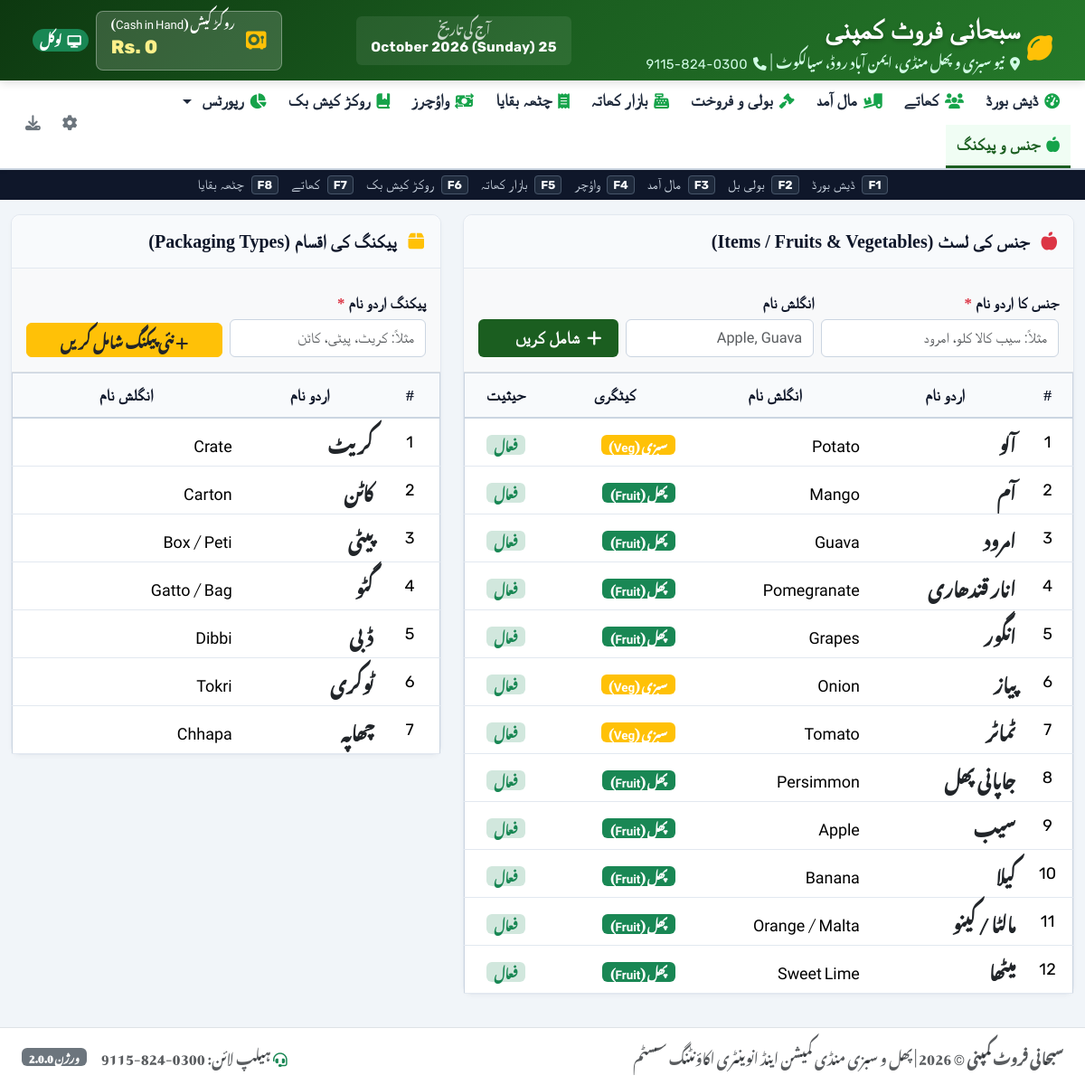
The page /items.php on the database its author committed.
### tables this page shows
CREATE TABLE `settings` (
  `id` int(11) NOT NULL AUTO_INCREMENT,
  `shop_name` varchar(255) NOT NULL DEFAULT 'سبحانی فروٹ کمپنی',
  `shop_subheading` varchar(255) NOT NULL DEFAULT 'فروٹ کمیشن ایجنٹ',
  `mandi_name` varchar(255) NOT NULL DEFAULT 'نیو سبزی و پھل منڈی',
  `city` varchar(100) NOT NULL DEFAULT 'سیالکوٹ',
  `address` text DEFAULT NULL,
  `phone` varchar(100) NOT NULL DEFAULT '0300-824-9115',
  `phone2` varchar(100) DEFAULT NULL,
  `default_commission_rate` decimal(5,2) NOT NULL DEFAULT 6.00,
  `default_mazdoori_per_nag` decimal(10,2) NOT NULL DEFAULT 10.00,
  `default_market_fee_percent` decimal(5,2) NOT NULL DEFAULT 1.00,
  `default_munshiana_per_bill` decimal(10,2) NOT NULL DEFAULT 20.00,
  `whatsapp_country_code` varchar(10) NOT NULL DEFAULT '92',
  `created_at` timestamp NOT NULL DEFAULT current_timestamp(),
  `updated_at` timestamp NOT NULL DEFAULT current_timestamp() ON UPDATE current_timestamp(),
  PRIMARY KEY (`id`)
);

CREATE TABLE `items` (
  `id` int(11) NOT NULL AUTO_INCREMENT,
  `code` varchar(50) DEFAULT NULL,
  `name` varchar(150) NOT NULL,
  `urdu_name` varchar(150) NOT NULL,
  `category` varchar(50) DEFAULT 'Fruit',
  `default_packing_id` int(11) DEFAULT NULL,
  `status` enum('active','inactive') DEFAULT 'active',
  `created_at` timestamp NOT NULL DEFAULT current_timestamp(),
  PRIMARY KEY (`id`)
);

CREATE TABLE `packings` (
  `id` int(11) NOT NULL AUTO_INCREMENT,
  `name` varchar(100) NOT NULL,
  `urdu_name` varchar(100) NOT NULL,
  `default_weight_kg` decimal(8,2) DEFAULT 0.00,
  `created_at` timestamp NOT NULL DEFAULT current_timestamp(),
  PRIMARY KEY (`id`)
);

### functions.php (called while the page is built, shortened)
<?php
require_once __DIR__ . '/db.php';
function format_rs($amount, $show_decimals = false) {
    $num = (float)$amount;
    return number_format($num, 0);
}
function get_settings() {
    global $pdo;
    static $settings = null;
    if ($settings === null) {
        $stmt = $pdo->query("SELECT * FROM `settings` LIMIT 1");
        $settings = $stmt->fetch();
    }
    return $settings;
}
function get_cash_in_hand($date = null) {
    global $pdo;
    $v_date_sql = $date ? " AND voucher_date <= " . $pdo->quote($date) : "";
    $s_date_sql = $date ? " AND sale_date <= " . $pdo->quote($date) : "";
    $a_date_sql = $date ? " AND amad_date <= " . $pdo->quote($date) : "";
    $w_date_sql = $date ? " AND date <= " . $pdo->quote($date) : "";
    $r_stmt = $pdo->query("SELECT COALESCE(SUM(amount), 0) FROM `vouchers` WHERE type = 'receipt' AND payment_method = 'cash' $v_date_sql");
    $receipts = (float)$r_stmt->fetchColumn();
    $cs_stmt = $pdo->query("SELECT COALESCE(SUM(net_amount), 0) FROM `sales_bills` WHERE is_paid = 1 $s_date_sql");
    $cash_sales = (float)$cs_stmt->fetchColumn();
    $bw_stmt = $pdo->query("SELECT COALESCE(SUM(morning_amount + evening_amount), 0) FROM `bazar_wasooli` WHERE 1=1 $w_date_sql");
    $bazar_wasooli = (float)$bw_stmt->fetchColumn();
    $total_in = $receipts + $cash_sales + $bazar_wasooli;
    $p_stmt = $pdo->query("SELECT COALESCE(SUM(amount), 0) FROM `vouchers` WHERE type = 'payment' AND payment_method = 'cash' $v_date_sql");
    $payments = (float)$p_stmt->fetchColumn();
    $e_stmt = $pdo->query("SELECT COALESCE(SUM(amount), 0) FROM `vouchers` WHERE type = 'daily_expense' AND payment_method = 'cash' $v_date_sql");
    $expenses = (float)$e_stmt->fetchColumn();
    $f_stmt = $pdo->query("SELECT COALESCE(SUM(freight_paid_by_agent + local_cartage), 0) FROM `maal_amad` WHERE 1=1 $a_date_sql");
    $freight_paid = (float)$f_stmt->fetchColumn();
    $total_out = $payments + $expenses + $freight_paid;
    return [
        'total_in' => $total_in,
        'total_out' => $total_out,
        'cash_in_hand' => $total_in - $total_out
    ];
}

### items.php (the view, shortened to what this page needs)
<?php
require_once __DIR__ . '/functions.php';
require_once __DIR__ . '/includes/header.php';
$items = $pdo->query("SELECT * FROM `items` ORDER BY `urdu_name` ASC")->fetchAll();
$packings = $pdo->query("SELECT * FROM `packings` ORDER BY `id` ASC")->fetchAll();
?>
<div class="row g-4">
    <div class="col-12 col-lg-7">
        <div class="card-custom">
            <div class="card-custom-header">
                <span><i class="fa-solid fa-apple-whole text-danger me-2"></i> جنس کی لسٹ (Items / Fruits & Vegetables)</span>
            </div>
            <div class="p-3 bg-light border-bottom">
                <form method="POST" action="items.php" class="row g-2 align-items-end">
                    <div class="col-5">
                        <label class="form-label small fw-bold">جنس کا اردو نام <span class="text-danger">*</span></label>
                        <input type="text" name="urdu_name" class="form-control urdu-font" placeholder="مثلاً: سیب کالا کلو، امرود" required>
                    </div>
                    <div class="col-4">
                        <label class="form-label small fw-bold">انگلش نام</label>
                        <input type="text" name="name" class="form-control" placeholder="Apple, Guava">
                    </div>
                    <div class="col-3">
                        <button type="submit" class="btn btn-mandi-primary w-100">
                            <i class="fa-solid fa-plus"></i> شامل کریں
                        </button>
                    </div>
                </form>
            </div>
            <div class="table-responsive">
                <table class="table table-mandi table-hover align-middle">
                    <thead>
                        <tr>
                            <th>#</th>
                            <th>اردو نام</th>
                            <th>انگلش نام</th>
                            <th>کیٹگری</th>
                            <th>حیثیت</th>
                        </tr>
                    </thead>
                    <tbody>
                        <?php foreach ($items as $idx => $item): ?>
                            <tr>
                                <td class="text-center rubik-font"><?= $idx + 1 ?></td>
                                <td class="urdu-font fw-bold fs-5 text-dark"><?= htmlspecialchars($item['urdu_name']) ?></td>
                                <td><?= htmlspecialchars($item['name'] ?: '-') ?></td>
                                <td>
                                    <span class="badge bg-<?= $item['category'] === 'Fruit' ? 'success' : 'warning' ?>">
                                        <?= $item['category'] === 'Fruit' ? 'پھل (Fruit)' : 'سبزی (Veg)' ?>
                                    </span>
                                </td>
                                <td class="text-center">
                                    <span class="badge bg-success-subtle text-success">فعال</span>
                                </td>
                            </tr>
                        <?php endforeach; ?>
                    </tbody>
                </table>
            </div>
        </div>
    </div>
    <div class="col-12 col-lg-5">
        <div class="card-custom">
            <div class="card-custom-header">
                <span><i class="fa-solid fa-box text-warning me-2"></i> پیکنگ کی اقسام (Packaging Types)</span>
            </div>
            <div class="p-3 bg-light border-bottom">
                <form method="POST" action="items.php" class="row g-2 align-items-end">
                    <div class="col-6">
                        <label class="form-label small fw-bold">پیکنگ اردو نام <span class="text-danger">*</span></label>
                        <input type="text" name="urdu_name" class="form-control urdu-font" placeholder="مثلاً: کریٹ، پیٹی، کاٹن" required>
                    </div>
                    <div class="col-6">
                        <button type="submit" class="btn btn-warning text-dark fw-bold w-100">
                            <i class="fa-solid fa-plus"></i> نئی پیکنگ شامل کریں
                        </button>
                    </div>
                </form>
            </div>
            <div class="table-responsive">
                <table class="table table-mandi table-hover align-middle">
                    <thead>
                        <tr>
                            <th>#</th>
                            <th>اردو نام</th>
                            <th>انگلش نام</th>
                        </tr>
                    </thead>
                    <tbody>
                        <?php foreach ($packings as $pk): ?>
                            <tr>
                                <td class="text-center rubik-font"><?= $pk['id'] ?></td>
                                <td class="urdu-font fw-bold fs-5 text-dark"><?= htmlspecialchars($pk['urdu_name']) ?></td>
                                <td><?= htmlspecialchars($pk['name'] ?: '-') ?></td>
                            </tr>
                        <?php endforeach; ?>
                    </tbody>
                </table>
            </div>
        </div>
    </div>
</div>
<?php require_once __DIR__ . '/includes/footer.php'; ?>

### includes/header.php (shortened to what this page needs)
<?php
require_once __DIR__ . '/../functions.php';
$settings = get_settings();
$cash_stats = get_cash_in_hand();
$current_page = basename($_SERVER['PHP_SELF']);
?>
<!DOCTYPE html>
<html lang="ur" dir="rtl">
<head>
    <link rel="stylesheet" href="https://cdn.jsdelivr.net/npm/bootstrap@5.3.2/dist/css/bootstrap.rtl.min.css">
    <link rel="stylesheet" href="https://cdnjs.cloudflare.com/ajax/libs/font-awesome/6.5.1/css/all.min.css">
</head>
<body>
<header class="top-navbar no-print">
    <div class="container-fluid d-flex flex-wrap align-items-center justify-content-between gap-2">
        <div class="d-flex align-items-center gap-2">
            <span class="fs-2 text-warning"><i class="fa-solid fa-lemon"></i></span>
            <div>
                <h1 class="shop-title"><?= htmlspecialchars($settings['shop_name']) ?></h1>
                <div class="shop-subtitle">
                    <i class="fa-solid fa-location-dot me-1"></i> <?= htmlspecialchars($settings['mandi_name']) ?>، <?= htmlspecialchars($settings['city']) ?> &nbsp;|&nbsp;
                    <i class="fa-solid fa-phone me-1"></i> <span class="rubik-digits"><?= htmlspecialchars($settings['phone']) ?></span>
                </div>
            </div>
        </div>
        <div class="text-white text-center d-none d-md-block px-3 py-1 rounded" style="background: rgba(255,255,255,0.08);">
            <div class="small opacity-75" style="font-size: 0.85rem; line-height: 1.2;">آج کی تاریخ</div>
            <div class="fw-bold rubik-digits" style="font-size: 0.95rem;"><?= date('d F Y') ?> (<?= date('l') ?>)</div>
        </div>
        <div class="d-flex align-items-center gap-2">
            <div class="cash-badge">
                <i class="fa-solid fa-vault fs-5 text-warning"></i>
                <div class="text-end">
                    <div style="font-size: 0.82rem; line-height: 1.1;">روکڑ کیش (Cash in Hand)</div>
                    <span class="amount">Rs. <?= format_rs($cash_stats['cash_in_hand']) ?></span>
                </div>
            </div>
            <span class="badge bg-<?= ENV_MODE === 'local' ? 'success' : 'info' ?> p-1 px-2 rounded-pill d-none d-lg-inline-block" style="font-size: 0.85rem;">
                <i class="fa-solid fa-<?= ENV_MODE === 'local' ? 'desktop' : 'cloud' ?> me-1"></i>
                <?= ENV_MODE === 'local' ? 'لوکل' : 'کلاؤڈ' ?>
            </span>
        </div>
    </div>
</header>
<nav class="main-menu-nav no-print">
    <div class="container-fluid d-flex align-items-center justify-content-between p-0">
        <div class="nav-scroll-container">
            <a href="<?= BASE_URL ?>index.php" class="nav-item-btn <?= $current_page == 'index.php' ? 'active' : '' ?>">
                <i class="fa-solid fa-gauge-high"></i> ڈیش بورڈ
            </a>
            <a href="<?= BASE_URL ?>parties.php" class="nav-item-btn <?= $current_page == 'parties.php' ? 'active' : '' ?>">
                <i class="fa-solid fa-users"></i> کھاتے
            </a>
            <a href="<?= BASE_URL ?>maal_amad.php" class="nav-item-btn <?= $current_page == 'maal_amad.php' ? 'active' : '' ?>">
                <i class="fa-solid fa-truck-ramp-box"></i> مال آمد
            </a>
            <a href="<?= BASE_URL ?>boli_sales.php" class="nav-item-btn <?= $current_page == 'boli_sales.php' ? 'active' : '' ?>">
                <i class="fa-solid fa-gavel"></i> بولی و فروخت
            </a>
            <a href="<?= BASE_URL ?>bazar_khata.php" class="nav-item-btn <?= $current_page == 'bazar_khata.php' ? 'active' : '' ?>">
                <i class="fa-solid fa-cash-register"></i> بازار کھاتہ
            </a>
            <a href="<?= BASE_URL ?>chittha.php" class="nav-item-btn <?= $current_page == 'chittha.php' ? 'active' : '' ?>">
                <i class="fa-solid fa-receipt"></i> چٹھہ بقایا
            </a>
            <a href="<?= BASE_URL ?>vouchers.php" class="nav-item-btn <?= $current_page == 'vouchers.php' ? 'active' : '' ?>">
                <i class="fa-solid fa-money-bill-transfer"></i> واؤچرز
            </a>
            <a href="<?= BASE_URL ?>rokad.php" class="nav-item-btn <?= $current_page == 'rokad.php' ? 'active' : '' ?>">
                <i class="fa-solid fa-book-bookmark"></i> روکڑ کیش بک
            </a>
            <div class="dropdown">
                <a class="nav-item-btn dropdown-toggle <?= in_array($current_page, ['zamindar_bill.php', 'ledgers.php', 'stock_report.php', 'daily_summary.php']) ? 'active' : '' ?>" href="#" role="button" data-bs-toggle="dropdown" data-bs-display="static" aria-expanded="false">
                    <i class="fa-solid fa-chart-pie"></i> رپورٹس
                </a>
            </div>
            <a href="<?= BASE_URL ?>items.php" class="nav-item-btn <?= $current_page == 'items.php' ? 'active' : '' ?>">
                <i class="fa-solid fa-apple-whole"></i> جنس و پیکنگ
            </a>
        </div>
        <div class="d-flex align-items-center">
            <a href="<?= BASE_URL ?>settings.php" class="nav-item-btn text-secondary <?= $current_page == 'settings.php' ? 'active' : '' ?>" title="سیٹنگز">
                <i class="fa-solid fa-gear text-secondary"></i>
            </a>
            <a href="<?= BASE_URL ?>backup.php" class="nav-item-btn text-secondary <?= $current_page == 'backup.php' ? 'active' : '' ?>" title="بیک اپ">
                <i class="fa-solid fa-download text-secondary"></i>
            </a>
        </div>
    </div>
</nav>
<div class="hotkeys-bar no-print">
    <div class="hotkey-item"><kbd>F1</kbd> ڈیش بورڈ</div>
    <div class="hotkey-item"><kbd>F2</kbd> بولی بل</div>
    <div class="hotkey-item"><kbd>F3</kbd> مال آمد</div>
    <div class="hotkey-item"><kbd>F4</kbd> واؤچر</div>
    <div class="hotkey-item"><kbd>F5</kbd> بازار کھاتہ</div>
    <div class="hotkey-item"><kbd>F6</kbd> روکڑ کیش بک</div>
    <div class="hotkey-item"><kbd>F7</kbd> کھاتے</div>
    <div class="hotkey-item"><kbd>F8</kbd> چٹھہ بقایا</div>
</div>
<main class="container-fluid py-3 flex-grow-1">

### includes/footer.php (shortened to what this page needs)
</main>
<footer class="bg-white border-top py-3 mt-auto no-print">
    <div class="container-fluid d-flex flex-wrap align-items-center justify-content-between text-muted small px-4">
        <div>
            <strong><?= htmlspecialchars($settings['shop_name'] ?? APP_NAME) ?></strong> &copy; <?= date('Y') ?> |
            پھل و سبزی منڈی کمیشن اینڈ انوینٹری اکاؤنٹنگ سسٹم
        </div>
        <div class="d-flex align-items-center gap-3">
            <span><i class="fa-solid fa-headset text-success"></i> ہیلپ لائن: <?= htmlspecialchars($settings['phone']) ?></span>
            <span class="badge bg-secondary">ورژن <?= APP_VERSION ?></span>
        </div>
    </div>
</footer>
</body>
</html>

### rows shown on the page
settings: shop_name "سبحانی فروٹ کمپنی", mandi_name "نیو سبزی و پھل منڈی، ایمن آباد روڈ", city "سیالکوٹ", phone "0300-824-9115"
items: urdu_name "آلو", name "Potato", category "سبزی (Veg)"
items: urdu_name "آم", name "Mango", category "پھل (Fruit)"
items: urdu_name "امرود", name "Guava", category "پھل (Fruit)"
items: urdu_name "انار قندھاری", name "Pomegranate", category "پھل (Fruit)"
items: urdu_name "انگور", name "Grapes", category "پھل (Fruit)"
items: urdu_name "پیاز", name "Onion", category "سبزی (Veg)"
items: urdu_name "ٹماٹر", name "Tomato", category "سبزی (Veg)"
items: urdu_name "جاپانی پھل", name "Persimmon", category "پھل (Fruit)"
items: urdu_name "سیب", name "Apple", category "پھل (Fruit)"
items: urdu_name "کیلا", name "Banana", category "پھل (Fruit)"
items: urdu_name "مالٹا / کینو", name "Orange / Malta", category "پھل (Fruit)"
items: urdu_name "میٹھا", name "Sweet Lime", category "پھل (Fruit)"
packings: id "1", urdu_name "کریٹ", name "Crate"
packings: id "2", urdu_name "کاٹن", name "Carton"
packings: id "3", urdu_name "پیٹی", name "Box / Peti"
packings: id "4", urdu_name "گٹو", name "Gatto / Bag"
packings: id "5", urdu_name "ڈبی", name "Dibbi"
packings: id "6", urdu_name "ٹوکری", name "Tokri"
packings: id "7", urdu_name "چھاپہ", name "Chhapa"

### other values the page prints
format_rs($cash_stats['cash_in_hand']) "0"
APP_VERSION "2.0.0"
